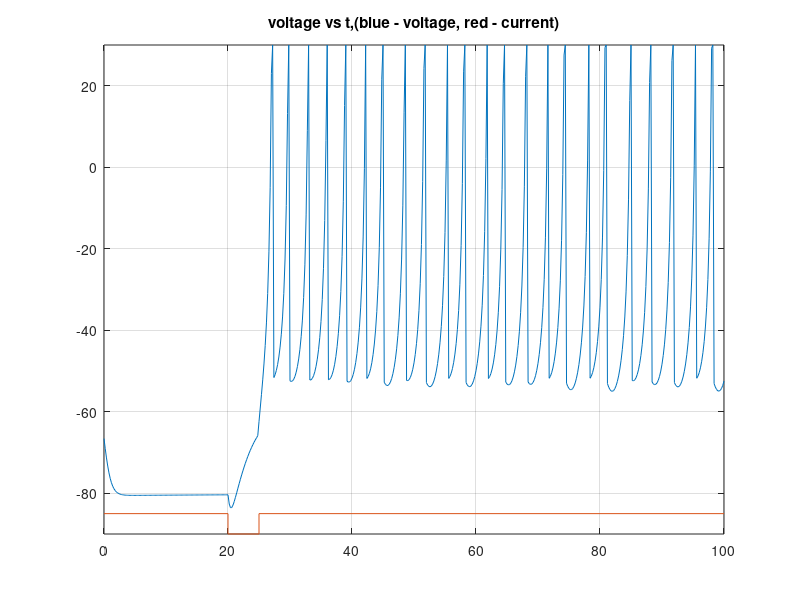

MATLAB code for this plot:
% for i=-5:1:5
a=0.02; b=0.05; c=-60;  d=30;


    V=-64;  u=b*V;
    VV=[];  uu=[];
    tau = 0.2;  tspan = 0:tau:100;
    T1=20;
    for t=tspan
        if (t>T1) & (t < T1+5) 
            I=-15;

        else
            I=0;
        end;

        if t >= T1
            a=0.5; b=0.5; c=-52;  d=0;
        else
            a=0.02; b=0.05; c=-60;  d=30;
        end
        

        V = V + tau*(0.04*V^2+5*V+140-u+I);
        u = u + tau*a*(b*V-u);
        if V > 30
            VV(end+1)=30;
            V = c;
            u = u + d;
        else
            VV(end+1)=V;
        end;
        uu(end+1)=u;
    end;
    figure(floor(100+1))
        plot(tspan,VV,[0 T1 T1 (T1+5) (T1+5) max(tspan)],-85+[0 0 -5 -5 0 0]);
        axis([0 max(tspan) -90 30])
        % title([' value ', num2str(i)]);
        title('voltage vs t,(blue - voltage, red - current)')
    grid
% end
